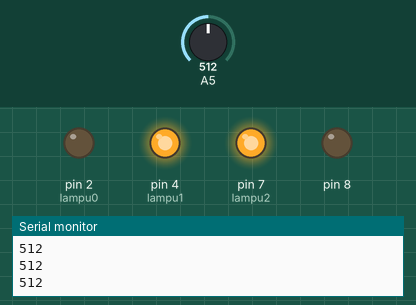
Bench run of a sketch on a simulated Arduino Uno, built with avr-gcc and run on an emulated ATmega328P. Shown: output pins drawn as LEDs (lit = HIGH), the last lines printed to the serial monitor. The test bench sets the inputs (shaded band); at power-on: A5 = 512.

Above: at 1.2 s.
1.3 s: A5 set to 710
At 2.4 s:
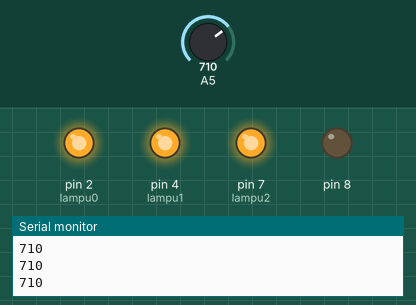
2.8 s: A5 set to 290
At 3.7 s:
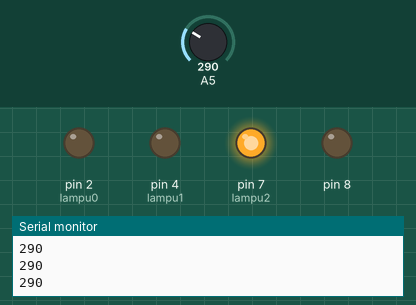
4.3 s: A5 set to 53
5.8 s: A5 set to 47
At 7.0 s:
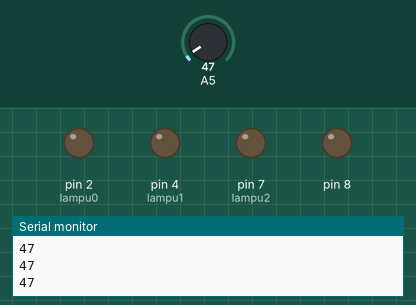
7.3 s: A5 set to 122
At 8.2 s:
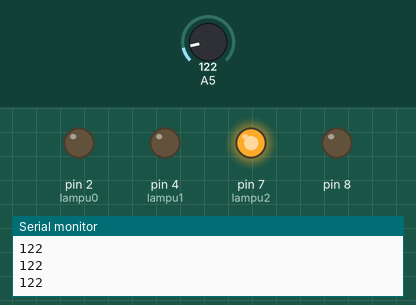
8.8 s: A5 set to 40
At 9.4 s:
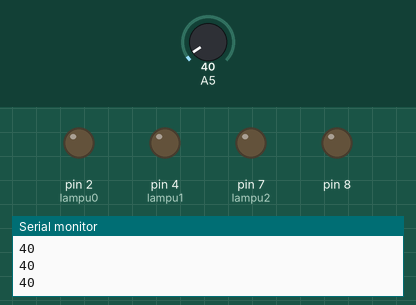
Timing chart, 0 to 11.3 s (numbered marks = the images above; inputs shaded):
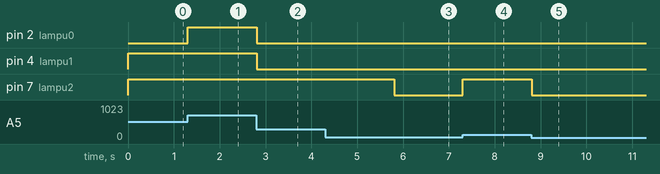

Measured:
- the behaviour switches between 51 and 50 on A5 (found by bisection; images 2 and 3)
- after the input at 1.3 s, pin 2 (lampu0): LOW → HIGH at once
- after the input at 2.8 s, pin 2 (lampu0), pin 4 (lampu1): HIGH → LOW at once
- after the input at 5.8 s, pin 7 (lampu2): HIGH → LOW at once
- after the input at 7.3 s, pin 7 (lampu2): LOW → HIGH at once
- after the input at 8.8 s, pin 7 (lampu2): HIGH → LOW at once

The sketch:

test_led.ino
```cpp
int output[] = {2, 4, 7, 8};
int input[1] = {A5};
void setup()
{

  for (int i: output)
  {
    pinMode(i, OUTPUT);
  }
  for (int i: (::input))
  {
    pinMode(i, INPUT);
  }
  Serial.begin(9600);


}
void printdig(int x)
{

}
void setLampu(int x[])
{
  int lampu0 = 2, lampu1 = 4, lampu2 = 7;
  digitalWrite(lampu0, x[0]);
  digitalWrite(lampu1, x[1]);
  digitalWrite(lampu2, x[2]);

}
void loop()
{
  int cahaya = analogRead(A5);
  int kondisi[] = {(cahaya > 50) & (cahaya < 300), (cahaya >= 300) & (cahaya < 700), cahaya > 700};
  int kondisi1[][3] = {{0, 0, 1}, {0, 1, 1}, {1, 1, 1}};
  Serial.println(cahaya);
  for (int i = 0; i < sizeof(kondisi)/sizeof(kondisi[0]); i++)
  {
    if (kondisi[i])
    {
      ::setLampu(kondisi1[i]);
      return;
    }
  }
  int lainnya[] = {0,0,0};
  ::setLampu(lainnya);


}
```
